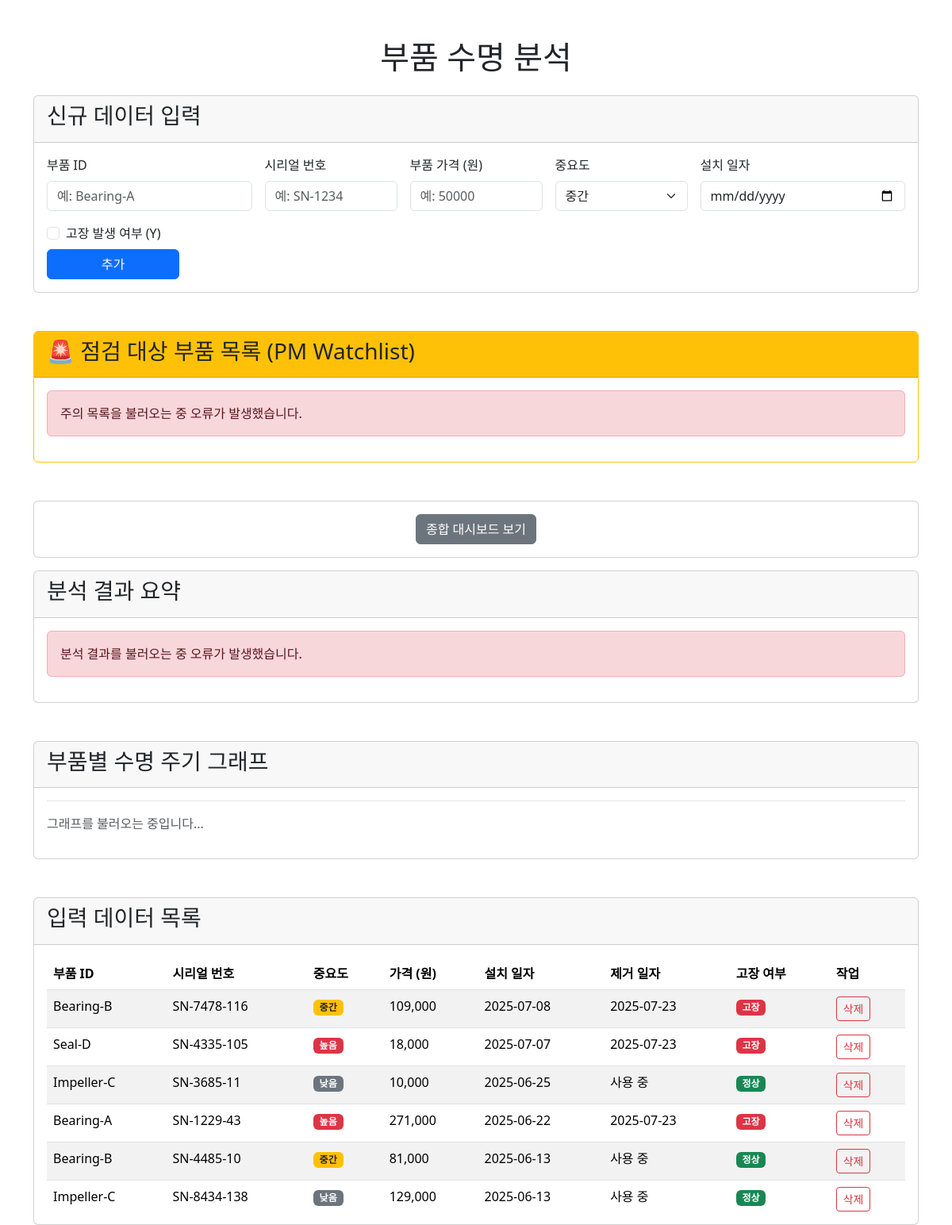
Before: / with the older database file.
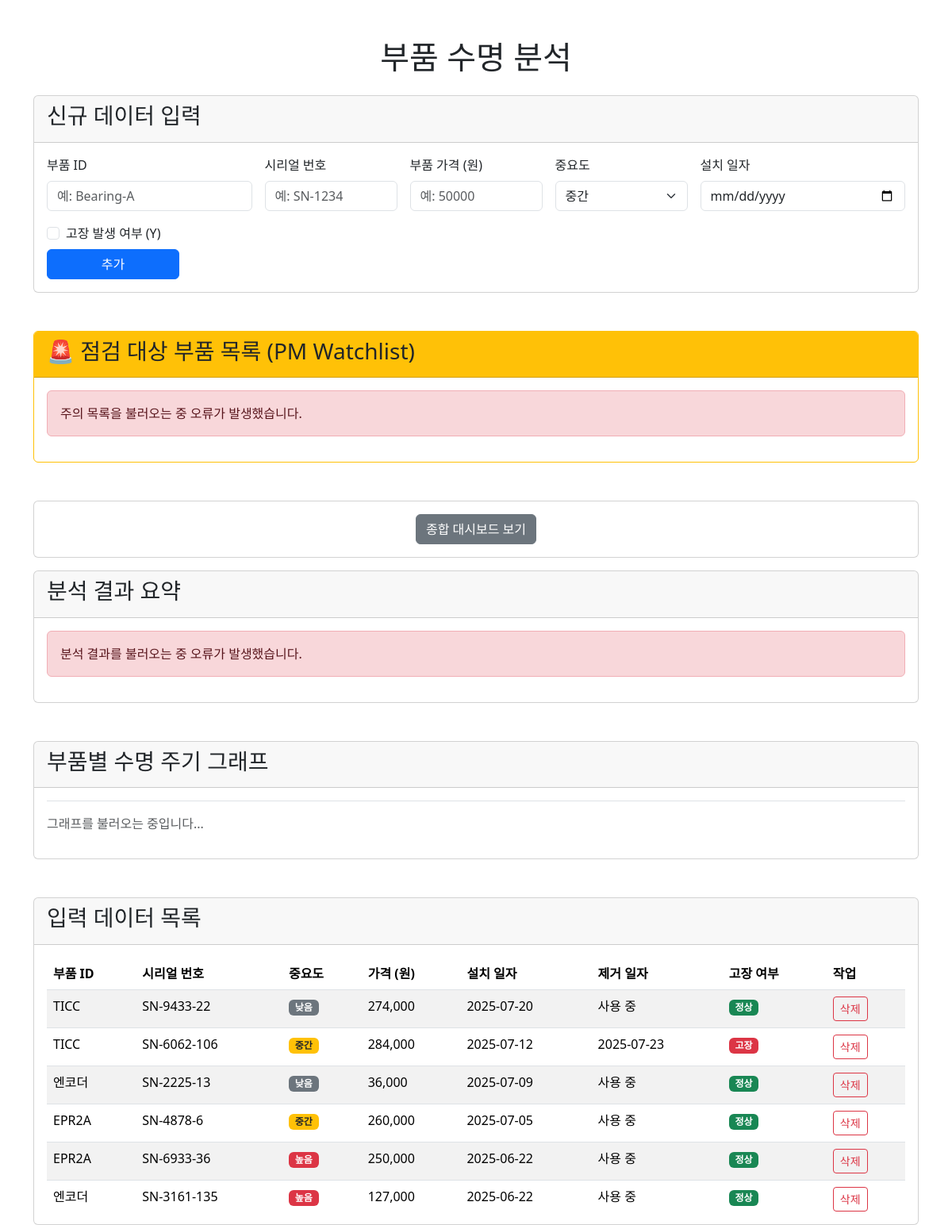
After: the same page with the newer database file.
### app.py (models this page shows, shortened)
class PumpData(db.Model):
    id = db.Column(db.Integer, primary_key=True)
    part_id = db.Column(db.String(100), nullable=False)
    serial_number = db.Column(db.String(100), nullable=True)
    install_date = db.Column(db.Date, nullable=False)
    removal_date = db.Column(db.Date, nullable=True)
    is_failure = db.Column(db.Boolean, nullable=False)
    cost = db.Column(db.Integer, nullable=True)
    priority = db.Column(db.String(50), nullable=True, default='중간')

### app.py (the view)
@app.route('/')
def index():
    all_data = PumpData.query.order_by(PumpData.install_date.desc()).all()
    return render_template('index.html', all_data=all_data)

### templates/index.html (shortened to what the changed rows need)
<!DOCTYPE html>
<html lang="ko">
<head>
    <link href="https://cdn.jsdelivr.net/npm/bootstrap@5.3.3/dist/css/bootstrap.min.css" rel="stylesheet">
</head>
<body>
    <div class="container mt-5">
        <h1 class="text-center mb-4">부품 수명 분석</h1>
        <div class="card">
            <div class="card-body">
                <div style="max-height: 320px; overflow-y: auto;">
                    <table class="table table-striped table-hover mb-0">
                        <thead>
                            <tr>
                                <th>부품 ID</th>
                                <th>시리얼 번호</th>
                                <th>중요도</th>
                                <th>가격 (원)</th>
                                <th>설치 일자</th>
                                <th>제거 일자</th>
                                <th>고장 여부</th>
                                <th>작업</th>
                            </tr>
                        </thead>
                        <tbody>
                            {% for item in all_data %}
                            <tr>
                                <td>{{ item.part_id }}</td>
                                <td>{{ item.serial_number or 'N/A' }}</td>
                                <td>
                                    {% if item.priority == '높음' %}<span class="badge bg-danger">{{ item.priority }}</span>
                                    {% elif item.priority == '중간' %}<span class="badge bg-warning text-dark">{{ item.priority }}</span>
                                    {% else %}<span class="badge bg-secondary">{{ item.priority }}</span>
                                    {% endif %}
                                </td>
                                <td>{{ "{:,}".format(item.cost) if item.cost else 'N/A' }}</td>
                                <td>{{ item.install_date.strftime('%Y-%m-%d') }}</td>
                                <td>{{ item.removal_date.strftime('%Y-%m-%d') if item.removal_date else '사용 중' }}</td>
                                <td><span class="badge {{ 'bg-danger' if item.is_failure else 'bg-success' }}">{{ '고장' if item.is_failure else '정상' }}</span></td>
                                <td><a href="/delete/{{ item.id }}" class="btn btn-sm btn-outline-danger" onclick="return confirm('정말로 삭제하시겠습니까?');">삭제</a></td>
                            </tr>
                            {% endfor %}
                        </tbody>
                    </table>
                </div>
            </div>
        </div>
    </div>
</body>
</html>

Changed rows visible on the page:
no longer on this page (row edited): PumpData: part_id "Bearing-B", serial_number "SN-7478-116", priority "중간", cost "109,000", install_date "2025-07-08", removal_date "2025-07-23", is_failure "고장"
no longer on this page (row edited): PumpData: part_id "Seal-D", serial_number "SN-4335-105", priority "높음", cost "18,000", install_date "2025-07-07", removal_date "2025-07-23", is_failure "고장"
no longer on this page (row edited): PumpData: part_id "Impeller-C", serial_number "SN-3685-11", priority "낮음", cost "10,000", install_date "2025-06-25", removal_date "사용 중", is_failure "정상"
no longer on this page (row edited): PumpData: part_id "Bearing-A", serial_number "SN-1229-43", priority "높음", cost "271,000", install_date "2025-06-22", removal_date "2025-07-23", is_failure "고장"
no longer on this page (row edited): PumpData: part_id "Bearing-B", serial_number "SN-4485-10", priority "중간", cost "81,000", install_date "2025-06-13", removal_date "사용 중", is_failure "정상"
no longer on this page (row edited): PumpData: part_id "Impeller-C", serial_number "SN-8434-138", priority "낮음", cost "129,000", install_date "2025-06-13", removal_date "사용 중", is_failure "정상"
now on this page (row edited): PumpData: part_id "TICC", serial_number "SN-9433-22", priority "낮음", cost "274,000", install_date "2025-07-20", removal_date "사용 중", is_failure "정상"
now on this page (row edited): PumpData: part_id "TICC", serial_number "SN-6062-106", priority "중간", cost "284,000", install_date "2025-07-12", removal_date "2025-07-23", is_failure "고장"
now on this page (row edited): PumpData: part_id "엔코더", serial_number "SN-2225-13", priority "낮음", cost "36,000", install_date "2025-07-09", removal_date "사용 중", is_failure "정상"
now on this page (row edited): PumpData: part_id "EPR2A", serial_number "SN-4878-6", priority "중간", cost "260,000", install_date "2025-07-05", removal_date "사용 중", is_failure "정상"
now on this page (row edited): PumpData: part_id "EPR2A", serial_number "SN-6933-36", priority "높음", cost "250,000", install_date "2025-06-22", removal_date "사용 중", is_failure "정상"
now on this page (row edited): PumpData: part_id "엔코더", serial_number "SN-3161-135", priority "높음", cost "127,000", install_date "2025-06-22", removal_date "사용 중", is_failure "정상"
